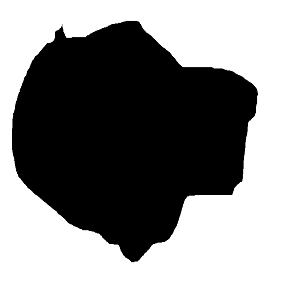
#> input picture figure1.png, 300 x 300 px
$ jupyter execute AreaOfFigureByMC.ipynb
#> lines starting #> are read from the running program, lines starting #| are printed output that depends on the picture
<a href="https://colab.research.google.com/github/AkbarIsmayilov/NN_FINAL/blob/main/AreaOfFigureByMC.ipynb" target="_parent"></a>

[cell 1]
import matplotlib.pyplot as plt
from PIL import Image
from skimage import io
import pandas as pd
from random import randint
import copy

[cell 2]
img = io.imread('figure1.png')
#> img is the input picture: shape (300, 300, 3); min 0, max 255, mean 143.2
# img1 = io.imread('figure1.png')

[cell 3]
io.imshow(img)
# io.imshow(img1)

[cell 4]
img = io.imread('figure1.png')
# getting image width and height
width = img.shape[0]
#> width = 300
height = img.shape[1]
#> height = 300
sample_range  =  range (10 ,10000, 100)
print(width, height)
#| 300 300

img= img[:,:,1]
#> img: shape (300, 300)

# using deepcopy for deepcopy
img1 = copy.deepcopy(img)
# [4 lines of commented-out code are left out]

[cell 5]
def getArea(sample_size) :
#> called with sample_size = 10000
  cnt = 0

  for i in range(sample_size):

    x = randint(0,width-1)
    y = randint(0,height-1)
    # img1[x][y] =

    if img[x][y] != 255:
      cnt += 1
      img1[x][y] = 255
    else :
      img1[x][y] = 0
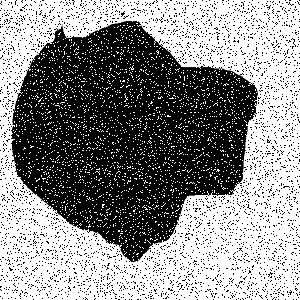
#> img1: shape (300, 300); min 0, max 255, mean 139.9
#> after the loop, cnt = 4402
  # print(cnt)
  return (cnt / sample_size) * (width * height)

[cell 6]
area = getArea(10000)
#> area = 39618

print(area)
#| 39618.0
io.imshow(img1)

[cell 7]
stats  = list()

for i in sample_range :
  # img1 = copy.deepcopy(img)

  area = getArea(i)
  stats.append(area)

[cell 8]
print(stats)
#> (printed output is left out)

[cell 9]
import matplotlib.pyplot as plt
import numpy as np

[cell 10]
from pylab import rcParams
rcParams['figure.figsize'] =20, 5

xpoints = sample_range
ypoints = stats

plt.plot(xpoints, ypoints)
plt.show()
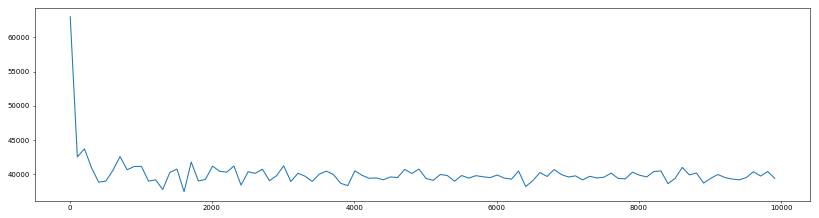
#> figure drawn by matplotlib, 1 panel; curve peaks at x = 10, y = 63000
